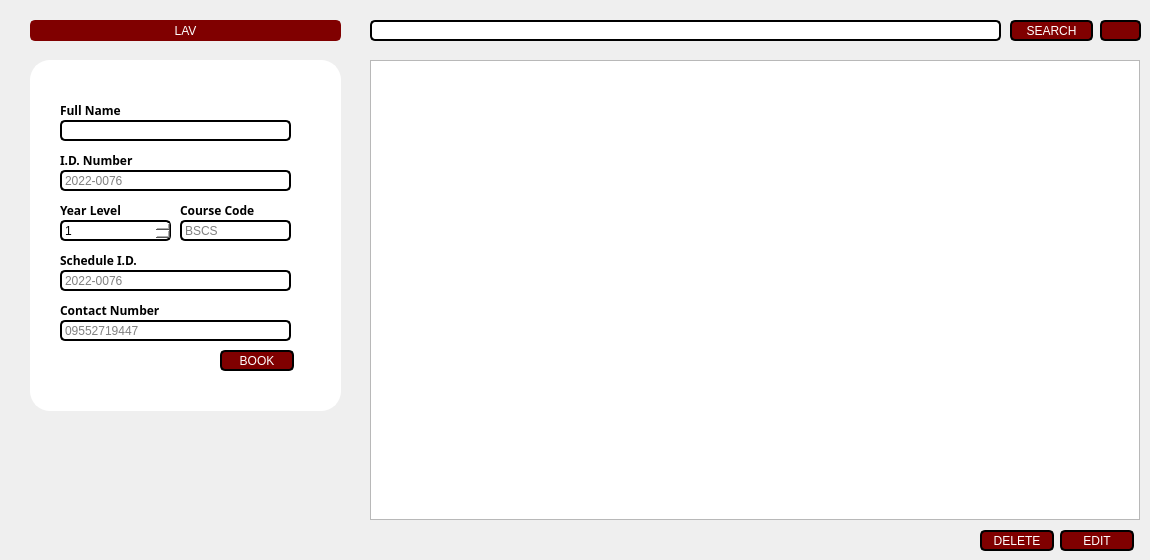
    <widget class="QWidget" name="page1">
     <widget class="QLabel" name="label1">
      <property name="geometry">
       <rect>
        <x>60</x>
        <y>100</y>
        <width>101</width>
        <height>21</height>
       </rect>
      </property>
      <property name="font">
       <font>
        <family>Rockwell</family>
        <bold>true</bold>
       </font>
      </property>
      <property name="text">
       <string>Full Name</string>
      </property>
     </widget>
     <widget class="QLineEdit" name="fullname1">
      <property name="geometry">
       <rect>
        <x>60</x>
        <y>120</y>
        <width>231</width>
        <height>21</height>
       </rect>
      </property>
      <property name="styleSheet">
       <string notr="true">background-color: white;
    border: 2px solid #000000;
    border-radius: 5px;
    padding: 1px;
    box-shadow: 0 0 10px rgba(0, 0, 0, 0.5);</string>
      </property>
     </widget>
     <widget class="QLabel" name="label2">
      <property name="geometry">
       <rect>
        <x>60</x>
        <y>150</y>
        <width>101</width>
        <height>21</height>
       </rect>
      </property>
      <property name="font">
       <font>
        <family>Rockwell</family>
        <bold>true</bold>
       </font>
      </property>
      <property name="text">
       <string>I.D. Number</string>
      </property>
     </widget>
     <widget class="QLineEdit" name="idnumber1">
      <property name="geometry">
       <rect>
        <x>60</x>
        <y>170</y>
        <width>231</width>
        <height>21</height>
       </rect>
      </property>
      <property name="styleSheet">
       <string notr="true">background-color: white;
    border: 2px solid #000000;
    border-radius: 5px;
    padding: 1px;
    box-shadow: 0 0 10px rgba(0, 0, 0, 0.5);</string>
      </property>
      <property name="placeholderText">
       <string>2022-0076</string>
      </property>
     </widget>
     <widget class="QLabel" name="label3">
      <property name="geometry">
       <rect>
        <x>60</x>
        <y>200</y>
        <width>101</width>
        <height>21</height>
       </rect>
      </property>
      <property name="font">
       <font>
        <family>Rockwell</family>
        <bold>true</bold>
       </font>
      </property>
      <property name="text">
       <string>Year Level</string>
      </property>
     </widget>
     <widget class="QLineEdit" name="coursecode1">
      <property name="geometry">
       <rect>
        <x>180</x>
        <y>220</y>
        <width>111</width>
        <height>21</height>
       </rect>
      </property>
      <property name="styleSheet">
       <string notr="true">background-color: white;
    border: 2px solid #000000;
    border-radius: 5px;
    padding: 1px;
    box-shadow: 0 0 10px rgba(0, 0, 0, 0.5);</string>
      </property>
      <property name="placeholderText">
       <string>BSCS</string>
      </property>
     </widget>
     <widget class="QSpinBox" name="yearlevel1">
      <property name="geometry">
       <rect>
        <x>60</x>
        <y>220</y>
        <width>111</width>
        <height>21</height>
       </rect>
      </property>
      <property name="styleSheet">
       <string notr="true">background-color: white;
    border: 2px solid #000000;
    border-radius: 5px;
    padding: 1px;
    box-shadow: 0 0 10px rgba(0, 0, 0, 0.5);</string>
      </property>
      <property name="minimum">
       <number>1</number>
      </property>
      <property name="maximum">
       <number>4</number>
      </property>
     </widget>
     <widget class="QLabel" name="label4">
      <property name="geometry">
       <rect>
        <x>180</x>
        <y>200</y>
        <width>101</width>
        <height>21</height>
       </rect>
      </property>
      <property name="font">
       <font>
        <family>Rockwell</family>
        <bold>true</bold>
       </font>
      </property>
      <property name="text">
       <string>Course Code</string>
      </property>
     </widget>
     <widget class="QLabel" name="label5">
      <property name="geometry">
       <rect>
        <x>60</x>
        <y>250</y>
        <width>101</width>
        <height>21</height>
       </rect>
      </property>
      <property name="font">
       <font>
        <family>Rockwell</family>
        <bold>true</bold>
       </font>
      </property>
      <property name="text">
       <string>Schedule I.D.</string>
      </property>
     </widget>
     <widget class="QLineEdit" name="scheduleid1">
      <property name="geometry">
       <rect>
        <x>60</x>
        <y>270</y>
        <width>231</width>
        <height>21</height>
       </rect>
      </property>
      <property name="styleSheet">
       <string notr="true">background-color: white;
    border: 2px solid #000000;
    border-radius: 5px;
    padding: 1px;
    box-shadow: 0 0 10px rgba(0, 0, 0, 0.5);</string>
      </property>
      <property name="placeholderText">
       <string>2022-0076</string>
      </property>
     </widget>
     <widget class="QTableWidget" name="tableWidget_2">
      <property name="geometry">
       <rect>
        <x>370</x>
        <y>60</y>
        <width>770</width>
        <height>460</height>
       </rect>
      </property>
      <property name="styleSheet">
       <string notr="true">QTableWidget {
    background-color: white;
    border: 2px solid #000000;
    border-radius: 5px;
    padding: 1px;
    box-shadow: 0 0 10px rgba(0, 0, 0, 0.5);
}

QTableWidget::item {
    border: none; /* Remove borders from individual cells */
}

QHeaderView::section {
    background-color: white; /* Set the background color for the horizontal header */
    border: none; /* Ensure no borders for header sections */
    padding: 4px; /* Optional: add padding to the header sections
}</string>
      </property>
     </widget>
     <widget class="QLineEdit" name="searchline2_2">
      <property name="geometry">
       <rect>
        <x>370</x>
        <y>20</y>
        <width>631</width>
        <height>21</height>
       </rect>
      </property>
      <property name="styleSheet">
       <string notr="true">background-color: white;
    border: 2px solid #000000;
    border-radius: 5px;
    padding: 1px;
    box-shadow: 0 0 10px rgba(0, 0, 0, 0.5);</string>
      </property>
     </widget>
     <widget class="QPushButton" name="search2_2">
      <property name="geometry">
       <rect>
        <x>1010</x>
        <y>20</y>
        <width>83</width>
        <height>21</height>
       </rect>
      </property>
      <property name="styleSheet">
       <string notr="true">
QPushButton {
    background-color: #800000;
    color: white;
    border: 2px solid #000000;
    border-radius: 5px;
	 padding: 1px;
    box-shadow: 0 0 10px rgba(0, 0, 0, 0.5);
    color: white; 
}

QPushButton:hover {
    background-color: #944E63;
    border: 2px solid #944E63;
}</string>
      </property>
      <property name="text">
       <string>SEARCH</string>
      </property>
     </widget>
     <widget class="QPushButton" name="add1">
      <property name="enabled">
       <bool>true</bool>
      </property>
      <property name="geometry">
       <rect>
        <x>220</x>
        <y>350</y>
        <width>74</width>
        <height>21</height>
       </rect>
      </property>
      <property name="styleSheet">
       <string notr="true">
QPushButton {
    background-color: #800000;
    color: white;
    border: 2px solid #000000;
    border-radius: 5px;
	 padding: 1px;
    box-shadow: 0 0 10px rgba(0, 0, 0, 0.5);
    color: white; 
}

QPushButton:hover {
    background-color: #944E63;
    border: 2px solid #944E63;
}</string>
      </property>
      <property name="text">
       <string>BOOK</string>
      </property>
     </widget>
     <widget class="QPushButton" name="edit2_2">
      <property name="geometry">
       <rect>
        <x>1060</x>
        <y>530</y>
        <width>74</width>
        <height>21</height>
       </rect>
      </property>
      <property name="styleSheet">
       <string notr="true">
QPushButton {
    background-color: #800000;
    color: white;
    border: 2px solid #000000;
    border-radius: 5px;
	 padding: 1px;
    box-shadow: 0 0 10px rgba(0, 0, 0, 0.5);
    color: white; 
}

QPushButton:hover {
    background-color: #944E63;
    border: 2px solid #944E63;
}</string>
      </property>
      <property name="text">
       <string>EDIT</string>
      </property>
     </widget>
     <widget class="QPushButton" name="delete2_2">
      <property name="geometry">
       <rect>
        <x>980</x>
        <y>530</y>
        <width>74</width>
        <height>21</height>
       </rect>
      </property>
      <property name="styleSheet">
       <string notr="true">
QPushButton {
    background-color: #800000;
    color: white;
    border: 2px solid #000000;
    border-radius: 5px;
	 padding: 1px;
    box-shadow: 0 0 10px rgba(0, 0, 0, 0.5);
    color: white; 
}

QPushButton:hover {
    background-color: #944E63;
    border: 2px solid #944E63;
}</string>
      </property>
      <property name="text">
       <string>DELETE</string>
      </property>
     </widget>
     <widget class="QLineEdit" name="contact_2">
      <property name="geometry">
       <rect>
        <x>60</x>
        <y>320</y>
        <width>231</width>
        <height>21</height>
       </rect>
      </property>
      <property name="styleSheet">
       <string notr="true">background-color: white;
    border: 2px solid #000000;
    border-radius: 5px;
    padding: 1px;
    box-shadow: 0 0 10px rgba(0, 0, 0, 0.5);</string>
      </property>
      <property name="placeholderText">
       <string>09552719447</string>
      </property>
     </widget>
     <widget class="QLabel" name="label5_2">
      <property name="geometry">
       <rect>
        <x>60</x>
        <y>300</y>
        <width>131</width>
        <height>21</height>
       </rect>
      </property>
      <property name="font">
       <font>
        <family>Rockwell</family>
        <bold>true</bold>
       </font>
      </property>
      <property name="text">
       <string>Contact Number</string>
      </property>
     </widget>
     <widget class="QPushButton" name="reload2">
      <property name="geometry">
       <rect>
        <x>1100</x>
        <y>20</y>
        <width>41</width>
        <height>21</height>
       </rect>
      </property>
      <property name="styleSheet">
       <string notr="true">QPushButton {
    background-color: #800000;
    color: white;
    image: url(:/icons/icons/refresh-cw.svg);
    border: 2px solid #000000;
    border-radius: 5px;
    padding: 1px;
    box-shadow: 0 0 10px rgba(0, 0, 0, 0.5);
}

QPushButton:hover {
    background-color: #660000; /* changed background color on hover */
    image: url(:/icons/icons/refresh-cw-hover.svg); /* changed image on hover */
    color: white;
}</string>
      </property>
      <property name="text">
       <string/>
      </property>
     </widget>
     <widget class="QLabel" name="label_2">
      <property name="geometry">
       <rect>
        <x>30</x>
        <y>60</y>
        <width>311</width>
        <height>351</height>
       </rect>
      </property>
      <property name="styleSheet">
       <string notr="true">background-color: white;
    border: 2px solid #ffffff;
    border-radius: 20px;
    padding: 1px;
    box-shadow: 0 0 10px rgba(0, 0, 0, 0.5);</string>
      </property>
      <property name="text">
       <string/>
      </property>
     </widget>
     <widget class="QLabel" name="label_6">
      <property name="geometry">
       <rect>
        <x>30</x>
        <y>20</y>
        <width>311</width>
        <height>21</height>
       </rect>
      </property>
      <property name="layoutDirection">
       <enum>Qt::LeftToRight</enum>
      </property>
      <property name="styleSheet">
       <string notr="true">
QFrame {
    background-color: #800000;
    color: white;
    border: 2px solid #800000;
    border-radius: 5px;
	 padding: 1px;
    box-shadow: 0 0 10px rgba(0, 0, 0, 0.5);
    color: white; 
}
</string>
      </property>
      <property name="text">
       <string>LAV</string>
      </property>
      <property name="alignment">
       <set>Qt::AlignCenter</set>
      </property>
     </widget>
     <zorder>label_2</zorder>
     <zorder>label1</zorder>
     <zorder>fullname1</zorder>
     <zorder>label2</zorder>
     <zorder>idnumber1</zorder>
     <zorder>label3</zorder>
     <zorder>coursecode1</zorder>
     <zorder>yearlevel1</zorder>
     <zorder>label4</zorder>
     <zorder>label5</zorder>
     <zorder>scheduleid1</zorder>
     <zorder>tableWidget_2</zorder>
     <zorder>searchline2_2</zorder>
     <zorder>search2_2</zorder>
     <zorder>add1</zorder>
     <zorder>edit2_2</zorder>
     <zorder>delete2_2</zorder>
     <zorder>contact_2</zorder>
     <zorder>label5_2</zorder>
     <zorder>reload2</zorder>
     <zorder>label_6</zorder>
    </widget>
